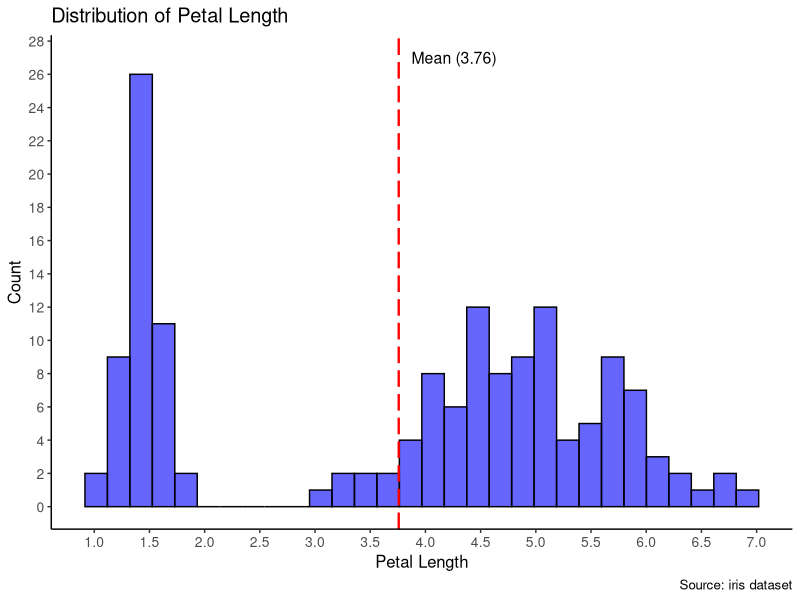
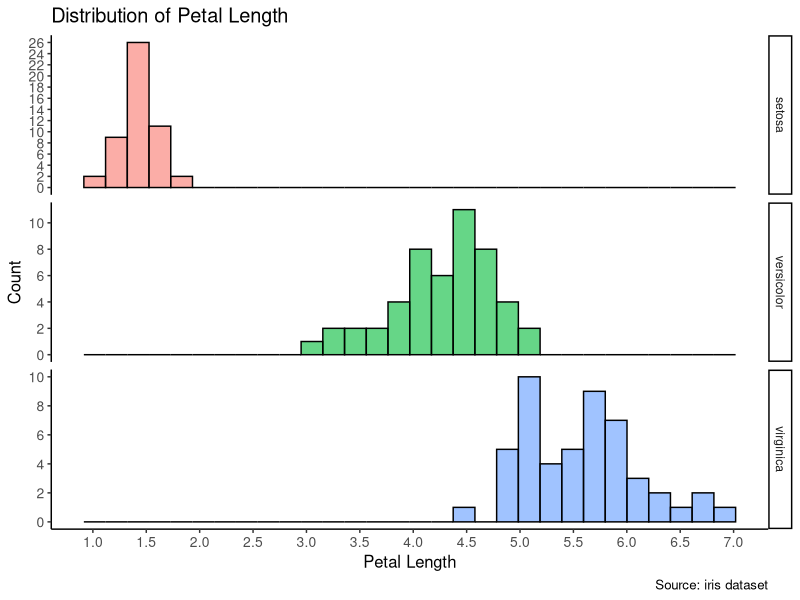
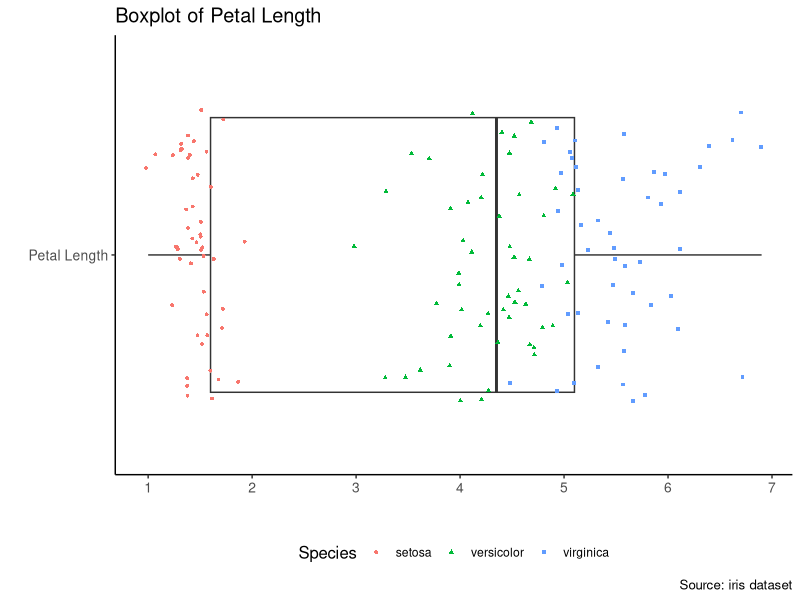

Write the R code that produced these figures, in order.
## ----setup, include=FALSE------------------------------------------------------------------------
knitr::opts_chunk$set(echo = TRUE, warning = F, message = F, fig.width = 10, fig.height = 7)
library(tidyverse)
library(dplyr)
library(ggplot2)
library(Hmisc)


## ------------------------------------------------------------------------------------------------
data(iris)
head(iris)


## ------------------------------------------------------------------------------------------------
str(iris)


## ------------------------------------------------------------------------------------------------
Hmisc::describe(iris)


## ------------------------------------------------------------------------------------------------
petal_length_mean <- mean(iris$Petal.Length)
petal_length_mean


## ----fig.width=10, fig.height=7------------------------------------------------------------------
ggplot(iris, aes(Petal.Length)) +
  geom_histogram(fill = "blue", color = "black", alpha = 0.6) + 
  geom_vline(xintercept = petal_length_mean, color = "red", linetype = "longdash", size = 0.8) + 
  annotate("text", x = petal_length_mean + 0.5, y = 27, label = paste0("Mean (", round(petal_length_mean, 2), ")"), size = 4) +
  labs(x = "Petal Length", y = "Count", title = "Distribution of Petal Length", caption = "Source: iris dataset") + 
  theme_classic() +
  theme(axis.text = element_text(size = 10), 
        title = element_text(size = 12)) +
  scale_x_continuous(breaks = seq(0, 10, 0.5)) +
  scale_y_continuous(breaks = seq(0, 30, 2))


## ----fig.width=10, fig.height=7------------------------------------------------------------------
ggplot(iris, aes(Petal.Length, fill = Species)) +
  geom_histogram(color = "black",  alpha = 0.6) + 
  labs(x = "Petal Length", y = "Count", title = "Distribution of Petal Length", caption = "Source: iris dataset") + 
  facet_grid(Species ~ ., scales = "free") +
  theme_classic() +
  theme(axis.text = element_text(size = 10), 
        title = element_text(size = 12), 
        legend.position = "none") +
  scale_x_continuous(breaks = seq(0, 10, 0.5)) +
  scale_y_continuous(breaks = seq(0, 30, 2))


## ------------------------------------------------------------------------------------------------
iris %>% 
  dplyr::select(Petal.Length, Species) %>% 
  mutate(name = "Petal Length") %>% 
  ggplot(., aes(x = name, y = Petal.Length)) +
  geom_boxplot() +
  geom_jitter(aes(color = Species, shape = Species), size=1, width = 0.4) + 
  labs(x = "", y = "", title = "Boxplot of Petal Length", caption = "Source: iris dataset") + 
  coord_flip() +
  theme_classic() +
  theme(axis.text = element_text(size = 10), 
        title = element_text(size = 12), 
        legend.position = "bottom") +
  scale_y_continuous(breaks = seq(0, 10, 1))
